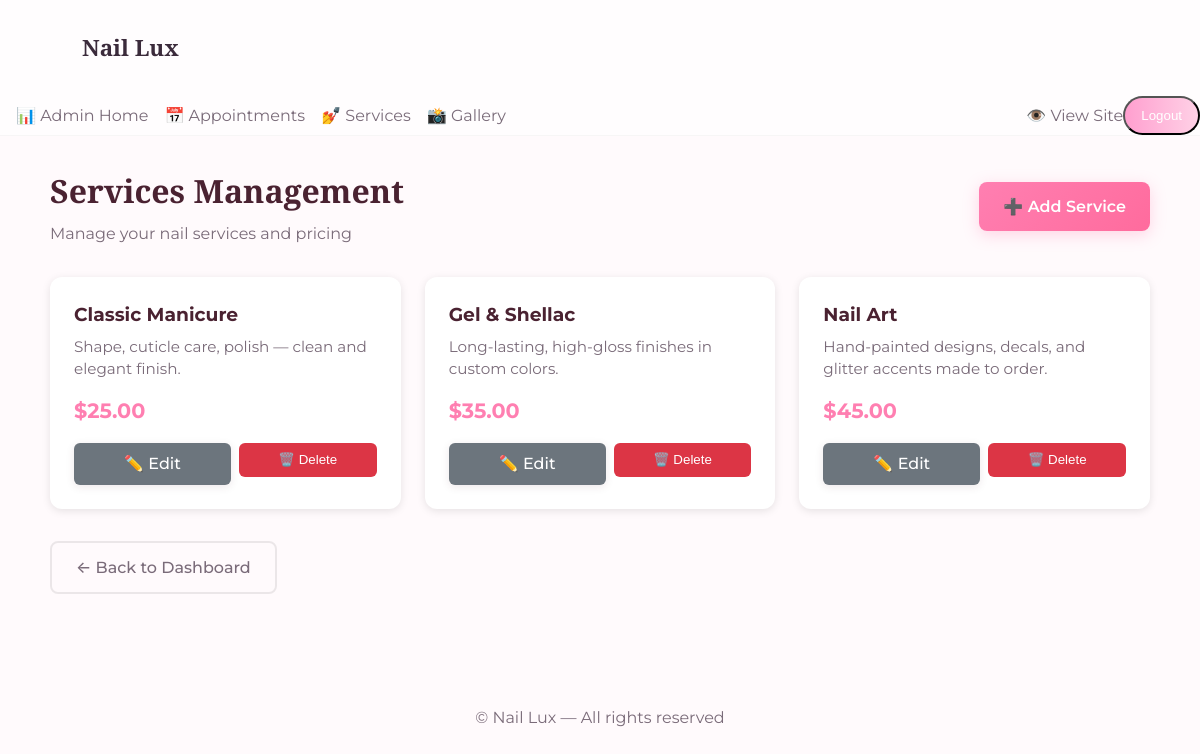
The page /site-admin/services/ (signed in) on the database its author committed.
### home/models.py (models this page shows, shortened)
class Service(models.Model):
    service_name = models.CharField(max_length=100)
    description = models.TextField()
    price = models.DecimalField(max_digits=10, decimal_places=2)

### site_admin/views.py (the view)
# urls.py: path('services/', views.services_admin, name='services_admin'),
@login_required(login_url='admin_login')
def services_admin(request):
    services = Service.objects.all()
    return render(request, 'admin/services.html', context={'services': services})

### site_admin/context_processors.py (called while the page is built)
def admin_context(request):
    is_admin = request.path.startswith('/site-admin')
    return {
        'is_admin_section': is_admin,
    }

### site_admin/templates/admin/services.html (shortened to what this page needs)
{% extends "base.html" %}
{% block content %}
<section class="container admin-section" style="padding: 2rem 0;">
  <div style="display: flex; justify-content: space-between; align-items: center; margin-bottom: 2rem; flex-wrap: wrap; gap: 1rem;">
    <div>
      <h1 style="font-family: Playfair Display, serif; color: #4a2231; font-size: 2rem; margin: 0;">Services Management</h1>
      <p style="color: #7a6b79; margin: 0.5rem 0 0;">Manage your nail services and pricing</p>
    </div>
    <a href="{% url 'add_service' %}" class="btn-primary" style="padding: 0.8rem 1.5rem; text-decoration: none; border-radius: 8px; display: inline-block;">➕ Add Service</a>
  </div>
  {% if services %}
  <div style="display: grid; grid-template-columns: repeat(auto-fill, minmax(300px, 1fr)); gap: 1.5rem;">
    {% for service in services %}
    <div style="background: white; border-radius: 12px; padding: 1.5rem; box-shadow: 0 2px 8px rgba(0,0,0,0.1); transition: all 0.2s ease;">
      <h3 style="margin: 0 0 0.5rem; color: #4a2231;">{{ service.service_name }}</h3>
      <p style="margin: 0.5rem 0; color: #7a6b79; font-size: 0.95rem;">{{ service.description }}</p>
      <p style="margin: 1rem 0; font-size: 1.3rem; color: #ff7fb1; font-weight: 700;">${{ service.price }}</p>
      <div style="display: flex; gap: 0.5rem; margin-top: 1rem;">
        <a href="{% url 'edit_service' service.id %}" class="btn-secondary" style="flex: 1; padding: 0.6rem; text-decoration: none; border: none; border-radius: 6px; cursor: pointer; text-align: center; background-color: #6c757d; color: white;">✏️ Edit</a>
        <form method="post" action="{% url 'delete_service' service.id %}" style="flex: 1; margin: 0;">
          <button type="submit" class="btn-danger" style="width: 100%; padding: 0.6rem; border: none; border-radius: 6px; cursor: pointer; background-color: #dc3545; color: white;" onclick="return confirm('Delete this service?');">🗑️ Delete</button>
        </form>
      </div>
    </div>
    {% endfor %}
  </div>
  {% else %}
  <div style="background: white; padding: 2rem; border-radius: 12px; text-align: center;">
    <h3 style="color: #4a2231;">No services yet</h3>
    <p style="color: #7a6b79;">Start by <a href="{% url 'add_service' %}" style="color: #ff7fb1; text-decoration: none;">adding a service</a></p>
  </div>
  {% endif %}
  <div style="margin-top: 2rem;">
    <a href="{% url 'admin_dashboard' %}" class="btn-ghost" style="padding: 0.8rem 1.5rem; text-decoration: none; border: 2px solid rgba(0,0,0,0.08); border-radius: 8px; display: inline-block;">← Back to Dashboard</a>
  </div>
</section>
{% endblock %}

### home/static/home/styles.css (style rules this page uses)
:root { --bg:#fffafc; --muted:#7a6b79; --accent:#ff9fcf; --accent-2:#ffd1e6; --card:#ffffff; --max-w:1100px; }
* { box-sizing:border-box }
body { font-family:Montserrat,system-ui,-apple-system,Segoe UI,Roboto,"Helvetica Neue",Arial;line-height:1.45;color:#2b2b2b;background:var(--bg);margin:0 }
.container { max-width:var(--max-w);margin:0 auto;padding:2rem }
.btn-primary { display:inline-block;background:linear-gradient(90deg,var(--accent),#ff7fb1);color:white;padding:0.9rem 1.2rem;border-radius:12px;text-decoration:none;font-weight:600;box-shadow:0 6px 18px rgba(255,127,177,0.14) }
.btn-ghost { display:inline-block;padding:0.6rem 1rem;border-radius:12px;border:1px solid rgba(0,0,0,0.08);text-decoration:none;color:var(--muted) }
.btn-primary { background: linear-gradient(135deg, #ff7fb1, #ff6b9d); color: white; padding: 0.9rem 2rem; border-radius: 12px; text-decoration: none; font-weight: 600; border: none; cursor: pointer; transition: all 0.2s ease; box-shadow: 0 4px 16px rgba(255, 127, 177, 0.3); display: inline-flex; align-items: center; gap: 0.5rem; }
.btn-ghost { display: inline-block; padding: 0.8rem 1.5rem; border-radius: 12px; border: 2px solid rgba(0, 0, 0, 0.08); text-decoration: none; color: #7a6b79; font-weight: 500; transition: all 0.2s ease; }
.btn-secondary { display: inline-block; background: white; color: #4a2231; padding: 0.8rem 1.5rem; border-radius: 12px; text-decoration: none; font-weight: 600; border: 2px solid rgba(74, 34, 49, 0.2); transition: all 0.2s ease; box-shadow: 0 2px 8px rgba(74, 34, 49, 0.1); }
.btn-danger { background-color: #dc3545; color: white; padding: 0.6rem 1rem; border: none; border-radius: 6px; cursor: pointer; font-weight: 500; transition: all 0.3s ease; }
.btn-secondary { background-color: #6c757d; color: white; padding: 0.6rem 1rem; border: none; border-radius: 6px; cursor: pointer; font-weight: 500; transition: all 0.3s ease; }

### rows shown on the page
Service: service_name "Classic Manicure", description "Shape, cuticle care, polish — clean and elegant finish.", price "25.00"
Service: service_name "Gel & Shellac", description "Long-lasting, high-gloss finishes in custom colors.", price "35.00"
Service: service_name "Nail Art", description "Hand-painted designs, decals, and glitter accents made to order.", price "45.00"
